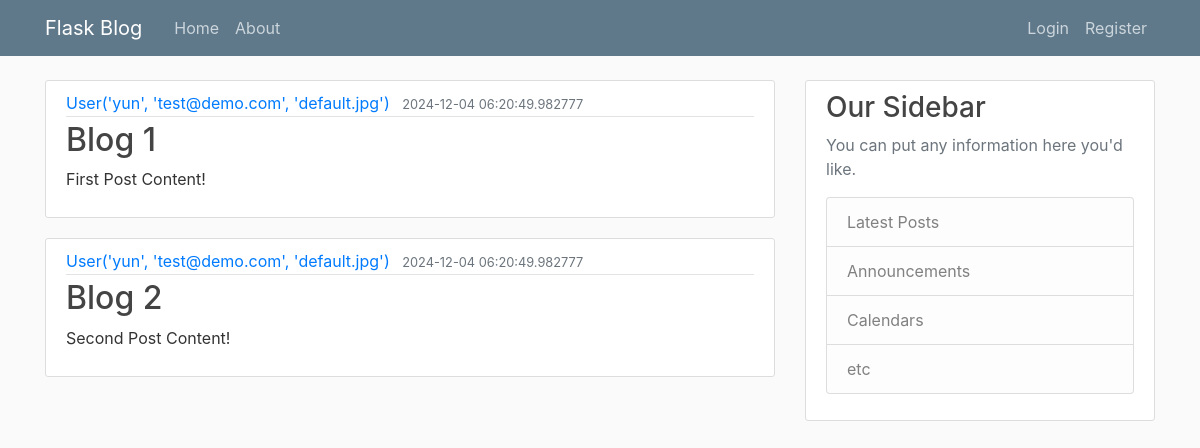
The page /home on the database its author committed.
### flaskblog/models.py (models this page shows, shortened)
class Post(db.Model):
    id = db.Column(db.Integer, primary_key=True)
    title = db.Column(db.String(100), nullable=False)
    date_posted = db.Column(db.DateTime, nullable=False, default=datetime.utcnow)
    content = db.Column(db.Text, nullable=False)
    user_id = db.Column(db.Integer, db.ForeignKey('user.id'), nullable=False)

class User(db.Model, UserMixin):
    id = db.Column(db.Integer, primary_key=True)
    username = db.Column(db.String(20), unique=True, nullable=False)
    email = db.Column(db.String(120), unique=True, nullable=False)
    image_file = db.Column(db.String(20), nullable=False, default='default.jpg')
    password = db.Column(db.String(60), nullable=False)
    posts = db.relationship('Post', backref='author', lazy=True)
    def __repr__(self):
        return f"User('{self.username}', '{self.email}', '{self.image_file}')"

### flaskblog/main/routes.py (the view)
@main.route("/")
@main.route("/home")
def home():
    page = request.args.get('page', 1, type=int)
    posts = Post.query.order_by(Post.date_posted.desc()).paginate(page=page, per_page=5)
    return render_template('home.html', posts=posts)

### flaskblog/templates/home.html
{% extends "layout.html" %}
{% block content %}
    {% for post in posts %}
        <article class="media content-section">
          <div class="media-body">
            <div class="article-metadata">
              <a class="mr-2" href="#">{{ post.author }}</a>
              <small class="text-muted">{{ post.date_posted }}</small>
            </div>
            <h2><a class="article-title" href="#">{{ post.title }}</a></h2>
            <p class="article-content">{{ post.content }}</p>
          </div>
        </article>
    {% endfor %}
{% endblock content %}

### flaskblog/static/main.css (style rules this page uses)
body { background: #fafafa; color: #333333; margin-top: 5rem; }
h1, h2, h3, h4, h5, h6 { color: #444444; }
.content-section { background: #ffffff; padding: 10px 20px; border: 1px solid #dddddd; border-radius: 3px; margin-bottom: 20px; }
.article-title { color: #444444; }
.article-content { white-space: pre-line; }
.article-metadata { padding-bottom: 1px; margin-bottom: 4px; border-bottom: 1px solid #e3e3e3 }

### rows shown on the page
Post: author "User('yun', 'test@demo.com', 'default.jpg')", date_posted "2024-12-04 06:20:49.982777", title "Blog 1", content "First Post Content!"
Post: author "User('yun', 'test@demo.com', 'default.jpg')", date_posted "2024-12-04 06:20:49.982777", title "Blog 2", content "Second Post Content!"
